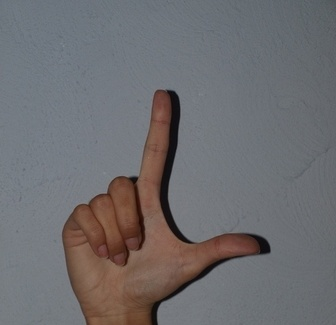
#> input picture original_cropped/L_P_hgr1_id11_1.jpg, 336 x 325 px, found by its file name
$ python test_sobel.py
#> lines starting #> are read from the running program, lines starting #| are printed output that depends on the picture; after the words box and inside, x2 and y2 are one past the last pixel; in counts of white or black regions, pixels touching at a corner belong together
import cv2

import numpy as np


def fill_holes(mask):
    filled = mask.copy()
    h, w = mask.shape[:2]

    flood_mask = np.zeros((h + 2, w + 2), np.uint8)
    cv2.floodFill(filled, flood_mask, (0, 0), 255)

    filled_inv = cv2.bitwise_not(filled)
    result = cv2.bitwise_or(mask, filled_inv)

    return result


def normalize_hand(image, hand_mask, contour, output_size=256):
    x, y, w, h = cv2.boundingRect(contour)

    margin = 10
    x1 = max(x - margin, 0)
    y1 = max(y - margin, 0)
    x2 = min(x + w + margin, image.shape[1])
    y2 = min(y + h + margin, image.shape[0])

    hand_crop = image[y1:y2, x1:x2]
    mask_crop = hand_mask[y1:y2, x1:x2]

    hand_only = cv2.bitwise_and(hand_crop, hand_crop, mask=mask_crop)

    crop_h, crop_w = mask_crop.shape
    scale = min(output_size / crop_w, output_size / crop_h)

    new_w = max(1, int(crop_w * scale))
    new_h = max(1, int(crop_h * scale))

    resized_img = cv2.resize(hand_only, (new_w, new_h), interpolation=cv2.INTER_AREA)
    resized_mask = cv2.resize(
        mask_crop, (new_w, new_h), interpolation=cv2.INTER_NEAREST
    )

    canvas_img = np.zeros((output_size, output_size, 3), dtype=np.uint8)
    canvas_mask = np.zeros((output_size, output_size), dtype=np.uint8)

    ox = (output_size - new_w) // 2
    oy = (output_size - new_h) // 2

    canvas_img[oy : oy + new_h, ox : ox + new_w] = resized_img
    canvas_mask[oy : oy + new_h, ox : ox + new_w] = resized_mask

    return canvas_img, canvas_mask


image_path = r"cropped\L_P_hgr1_id11_1.jpg"
image = cv2.imread(image_path)
#> image is the input picture: shape (325, 336, 3); mean B, G, R 111.3, 108.7, 109.9

if image is None:
    raise FileNotFoundError("Nie udało się wczytać obrazu")

gray = cv2.cvtColor(image, cv2.COLOR_BGR2GRAY)
blur = cv2.GaussianBlur(gray, (5, 5), 0)

edges = cv2.Canny(blur, 10, 60)  # bardzo czułe
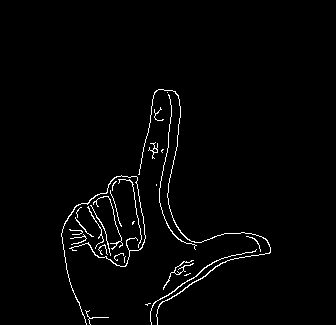
#> edges: shape (325, 336); 2% white in thin lines or dots, all inside (x1, y1, x2, y2) = (61, 89, 271, 325)
# edges = cv2.Canny(gray, 100, 200)
# binaryzacja krawędzi
_, edge_mask = cv2.threshold(edges, 50, 255, cv2.THRESH_BINARY)

# morfologia żeby zamknąć obiekt
kernel = np.ones((5, 5), np.uint8)
edge_mask = cv2.morphologyEx(edge_mask, cv2.MORPH_CLOSE, kernel, iterations=2)
#> edge_mask: shape (325, 336); 6.3% white; 2 white regions, box (x1, y1, x2, y2) and area: (138, 89, 271, 325) 3687, (61, 175, 146, 325) 3179
edge_mask = cv2.dilate(edge_mask, kernel, iterations=1)
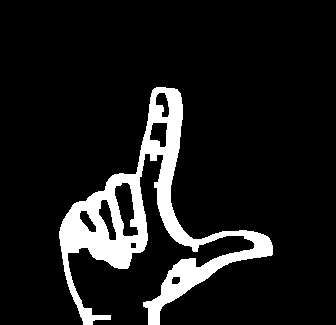
#> edge_mask: shape (325, 336); 10.6% white; 1 white region

contours, _ = cv2.findContours(edge_mask, cv2.RETR_EXTERNAL, cv2.CHAIN_APPROX_SIMPLE)
#> contours = 1 contour; box (x1, y1, x2, y2) and area: (59, 87, 273, 325) 12596

hand_mask = np.zeros_like(edge_mask)

vis = image.copy()

best_contour = None
best_area = 0

for c in contours:
    area = cv2.contourArea(c)
    if area < 3000:
        continue

    x, y, w, h = cv2.boundingRect(c)
    aspect_ratio = w / h if h != 0 else 0

    if 0.4 < aspect_ratio < 1.8:
        if area > best_area:
            best_area = area
            best_contour = c
#> this loop made 1 pass
#> (area, x, y, w, h, aspect_ratio, best_area) on pass 1: (12596.5, 59, 87, 214, 238, 0.899, 12596.5)
#> after the loop, best_area = 12596.5; best_contour = contour of 576 points, box (x1, y1, x2, y2) (59, 87, 273, 325), area 12596

if best_contour is not None:
    cv2.drawContours(hand_mask, [best_contour], -1, 255, -1)
#> hand_mask: shape (325, 336); 12.2% white; 1 white region, box (x1, y1, x2, y2) and area: (59, 87, 273, 325) 13282
    hand_mask = fill_holes(hand_mask)
#> in fill_holes, `cv2.floodFill(filled, flood_mask, (0, 0), 255)`:
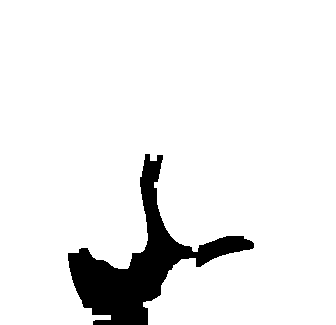
#> filled: shape (325, 336); 92.3% white; 1 black region, box (x1, y1, x2, y2) and area: (68, 154, 254, 325) 8392
#> in fill_holes, `result = cv2.bitwise_or(mask, filled_inv)`:
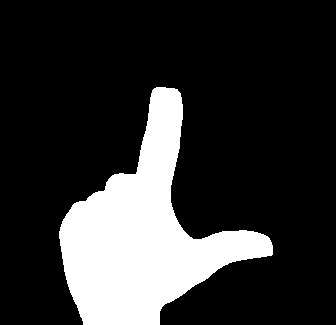
#> result: shape (325, 336); 19.8% white; 1 white region, box (x1, y1, x2, y2) and area: (59, 87, 273, 325) 21674
    cv2.drawContours(vis, [best_contour], -1, (0, 255, 0), 2)

    bx, by, bw, bh = cv2.boundingRect(best_contour)
#> bx = 59; by = 87; bw = 214; bh = 238
    cv2.rectangle(vis, (bx, by), (bx + bw, by + bh), (255, 0, 0), 2)

    normalized_hand, normalized_mask = normalize_hand(image, hand_mask, best_contour)
#> in normalize_hand, `x, y, w, h = cv2.boundingRect(contour)`: x = 59; y = 87; w = 214; h = 238
#> in normalize_hand, `x1 = max(x - margin, 0)`: x1 = 49
#> in normalize_hand, `y1 = max(y - margin, 0)`: y1 = 77
#> in normalize_hand, `x2 = min(x + w + margin, image.shape[1])`: x2 = 283
#> in normalize_hand, `y2 = min(y + h + margin, image.shape[0])`: y2 = 325
#> in normalize_hand, `hand_crop = image[y1:y2, x1:x2]`:
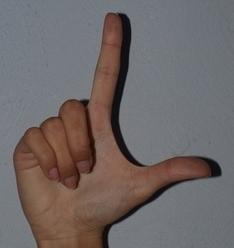
#> hand_crop: shape (248, 234, 3); mean B, G, R 102.9, 103.6, 111
#> in normalize_hand, `mask_crop = hand_mask[y1:y2, x1:x2]`: mask_crop: shape (248, 234); 37.3% white; 1 white region, box (x1, y1, x2, y2) and area: (10, 10, 224, 248) 21674
#> in normalize_hand, `resized_mask = cv2.resize( mask_crop, (new_w, new_h), interpolation=cv..`:
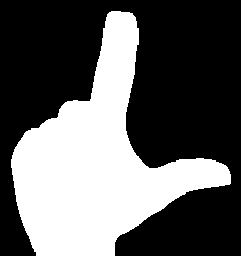
#> resized_mask: shape (256, 241); 37.2% white; 1 white region, box (x1, y1, x2, y2) and area: (11, 11, 231, 256) 22981
#> in normalize_hand, `canvas_mask[oy : oy + new_h, ox : ox + new_w] = resized_mask`:
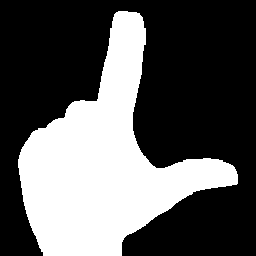
#> canvas_mask: shape (256, 256); 35.1% white; 1 white region, box (x1, y1, x2, y2) and area: (18, 11, 238, 256) 22981

    cv2.imshow("Normalized hand", normalized_hand)
    cv2.imshow("Normalized mask", normalized_mask)

cv2.imshow("Original", image)
cv2.imshow("Gray", gray)
cv2.imshow("Edges", edges)
cv2.imshow("Edge mask", edge_mask)
cv2.imshow("Hand mask", hand_mask)
cv2.imshow("Contour", vis)

cv2.waitKey(0)
cv2.destroyAllWindows()

$ run again, with original_cropped/L_P_hgr1_id10_1.jpg copied over original_cropped/L_P_hgr1_id11_1.jpg
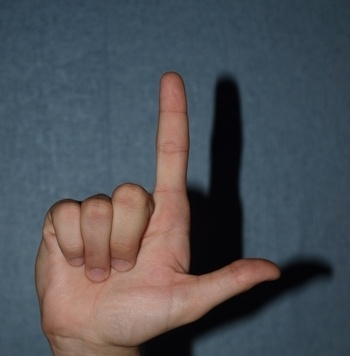
#> input picture original_cropped/L_P_hgr1_id10_1.jpg, 350 x 356 px, found by its file name
#> image is the input picture: shape (356, 350, 3); mean B, G, R 87.1, 81.3, 78.5
#> `edges = cv2.Canny(blur, 10, 60)`:
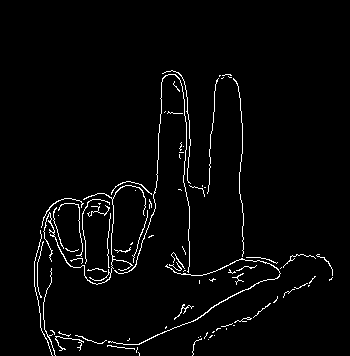
#> edges: shape (356, 350); 2.8% white in thin lines or dots, all inside (x1, y1, x2, y2) = (34, 70, 333, 356)
#> contours = 2 contours; box (x1, y1, x2, y2) and area: (32, 68, 335, 356) 39142, (190, 274, 318, 356) 987
#> the loop `for c in contours:` made 2 passes
#> (area, x, y, w, h, aspect_ratio, best_area) on pass 2: (39142, 32, 68, 303, 288, 1.05, 39142)
#> after the loop `for c in contours:`: best_area = 39142; best_contour = contour of 446 points, box (x1, y1, x2, y2) (32, 68, 335, 356), area 39142
#> hand_mask: shape (356, 350); 31.9% white; 1 white region, box (x1, y1, x2, y2) and area: (32, 68, 335, 356) 39793
#> filled: shape (356, 350); 99.5% white; 1 black region, box (x1, y1, x2, y2) and area: (58, 341, 134, 356) 592
#> result: shape (356, 350); 32.4% white; 1 white region, box (x1, y1, x2, y2) and area: (32, 68, 335, 356) 40385
#> bx = 32; by = 68; bw = 303; bh = 288
#> in normalize_hand, `x, y, w, h = cv2.boundingRect(contour)`: x = 32; y = 68; w = 303; h = 288
#> x1 = 22
#> y1 = 58
#> x2 = 345
#> y2 = 356
#> mask_crop: shape (298, 323); 42% white; 1 white region, box (x1, y1, x2, y2) and area: (10, 10, 313, 298) 40385
#> resized_mask: shape (236, 256); 41.9% white; 1 white region, box (x1, y1, x2, y2) and area: (8, 8, 249, 236) 25317
#> in normalize_hand, `canvas_mask[oy : oy + new_h, ox : ox + new_w] = resized_mask`:
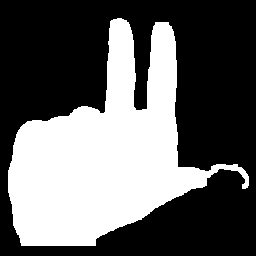
#> canvas_mask: shape (256, 256); 38.6% white; 1 white region, box (x1, y1, x2, y2) and area: (8, 18, 249, 246) 25317

$ run again, with original_cropped/L_P_hgr1_id10_2.jpg copied over original_cropped/L_P_hgr1_id11_1.jpg
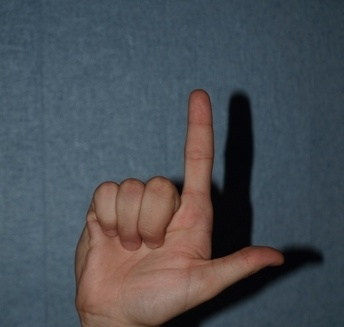
#> input picture original_cropped/L_P_hgr1_id10_2.jpg, 344 x 327 px, found by its file name
#> image is the input picture: shape (327, 344, 3); mean B, G, R 85.6, 79.2, 74.2
#> `edges = cv2.Canny(blur, 10, 60)`:
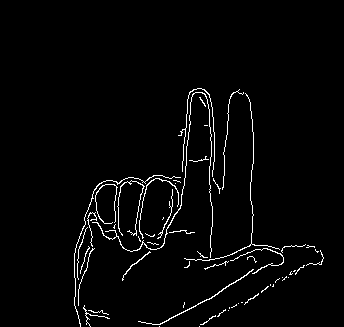
#> edges: shape (327, 344); 2.5% white in thin lines or dots, all inside (x1, y1, x2, y2) = (74, 88, 324, 327)
#> contours = 1 contour; box (x1, y1, x2, y2) and area: (72, 86, 326, 327) 20717
#> the loop `for c in contours:` made 1 pass
#> (area, x, y, w, h, aspect_ratio, best_area) on pass 1: (20717, 72, 86, 254, 241, 1.05, 20717)
#> after the loop `for c in contours:`: best_area = 20717; best_contour = contour of 763 points, box (x1, y1, x2, y2) (72, 86, 326, 327), area 20717
#> hand_mask: shape (327, 344); 19.3% white; 1 white region, box (x1, y1, x2, y2) and area: (72, 86, 326, 327) 21720
#> filled: shape (327, 344); 88.9% white; 2 black regions, box (x1, y1, x2, y2) and area: (81, 163, 252, 327) 10380, (167, 249, 319, 327) 2058
#> result: shape (327, 344); 30.4% white; 1 white region, box (x1, y1, x2, y2) and area: (72, 86, 326, 327) 34158
#> bx = 72; by = 86; bw = 254; bh = 241
#> in normalize_hand, `x, y, w, h = cv2.boundingRect(contour)`: x = 72; y = 86; w = 254; h = 241
#> x1 = 62
#> y1 = 76
#> x2 = 336
#> y2 = 327
#> mask_crop: shape (251, 274); 49.7% white; 1 white region, box (x1, y1, x2, y2) and area: (10, 10, 264, 251) 34158
#> resized_mask: shape (234, 256); 49.5% white; 1 white region, box (x1, y1, x2, y2) and area: (10, 10, 247, 234) 29658
#> in normalize_hand, `canvas_mask[oy : oy + new_h, ox : ox + new_w] = resized_mask`:
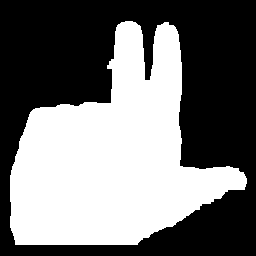
#> canvas_mask: shape (256, 256); 45.3% white; 1 white region, box (x1, y1, x2, y2) and area: (10, 21, 247, 245) 29658

$ run again, with original_cropped/L_P_hgr1_id10_3.jpg copied over original_cropped/L_P_hgr1_id11_1.jpg
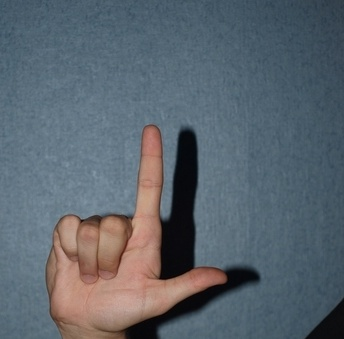
#> input picture original_cropped/L_P_hgr1_id10_3.jpg, 344 x 339 px, found by its file name
#> image is the input picture: shape (339, 344, 3); mean B, G, R 109.2, 100.7, 91.4
#> edges: shape (339, 344); 2.4% white in thin lines or dots, all inside (x1, y1, x2, y2) = (45, 115, 344, 339)
#> contours = 3 contours; box (x1, y1, x2, y2) and area: (43, 113, 262, 339) 24280, (303, 296, 344, 339) 350, (90, 161, 104, 184) 239
#> the loop `for c in contours:` made 3 passes
#> (area, x, y, w, h, aspect_ratio, best_area) on pass 3: (24280.5, 43, 113, 219, 226, 0.969, 24280.5)
#> after the loop `for c in contours:`: best_area = 24280.5; best_contour = contour of 295 points, box (x1, y1, x2, y2) (43, 113, 262, 339), area 24280
#> hand_mask: shape (339, 344); 21.2% white; 1 white region, box (x1, y1, x2, y2) and area: (43, 113, 262, 339) 24732
#> filled: shape (339, 344); 99.6% white; 1 black region, box (x1, y1, x2, y2) and area: (127, 319, 159, 339) 424
#> result: shape (339, 344); 21.6% white; 1 white region, box (x1, y1, x2, y2) and area: (43, 113, 262, 339) 25156
#> bx = 43; by = 113; bw = 219; bh = 226
#> in normalize_hand, `x, y, w, h = cv2.boundingRect(contour)`: x = 43; y = 113; w = 219; h = 226
#> x1 = 33
#> y1 = 103
#> x2 = 272
#> y2 = 339
#> mask_crop: shape (236, 239); 44.6% white; 1 white region, box (x1, y1, x2, y2) and area: (10, 10, 229, 236) 25156
#> resized_mask: shape (252, 255); 44.6% white; 1 white region, box (x1, y1, x2, y2) and area: (11, 11, 245, 252) 28661
#> in normalize_hand, `canvas_mask[oy : oy + new_h, ox : ox + new_w] = resized_mask`:
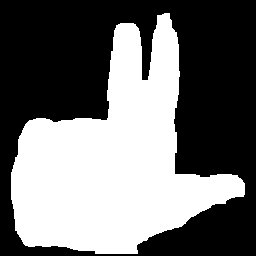
#> canvas_mask: shape (256, 256); 43.7% white; 1 white region, box (x1, y1, x2, y2) and area: (11, 13, 245, 254) 28661
